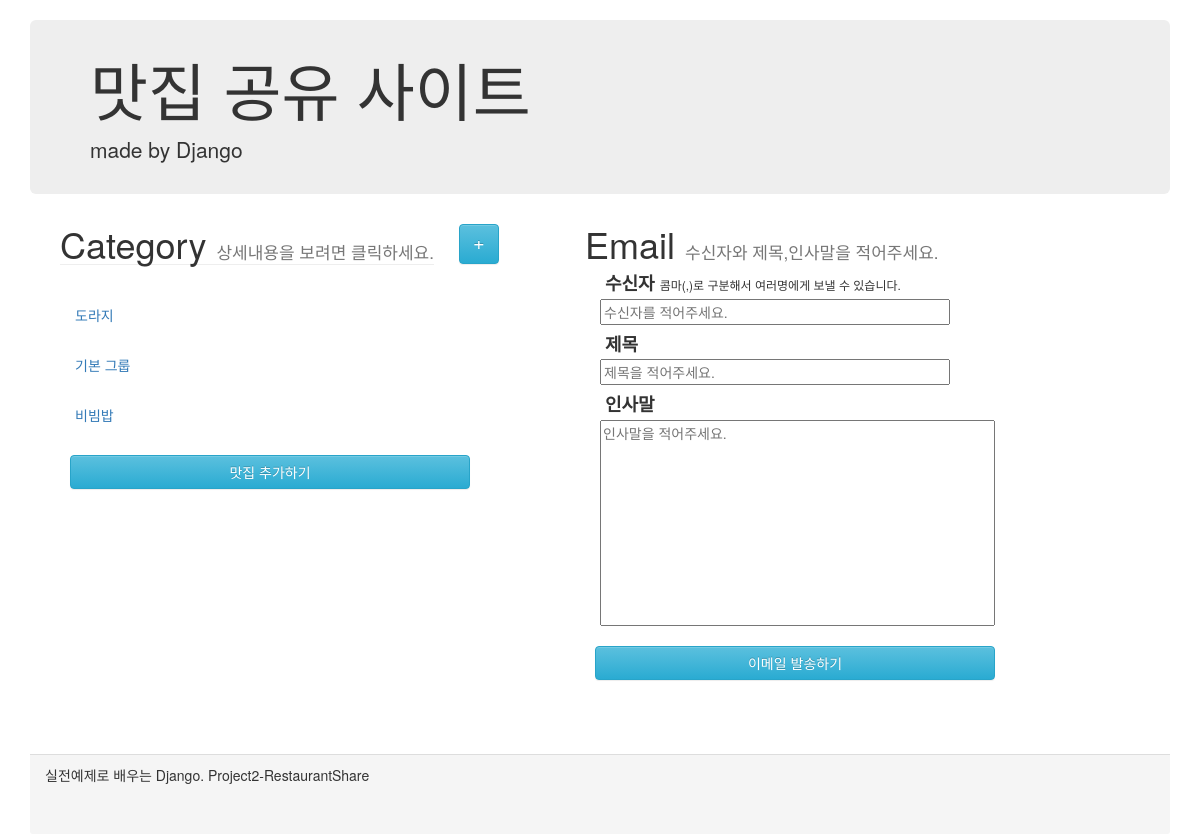
The app's page /, older data.
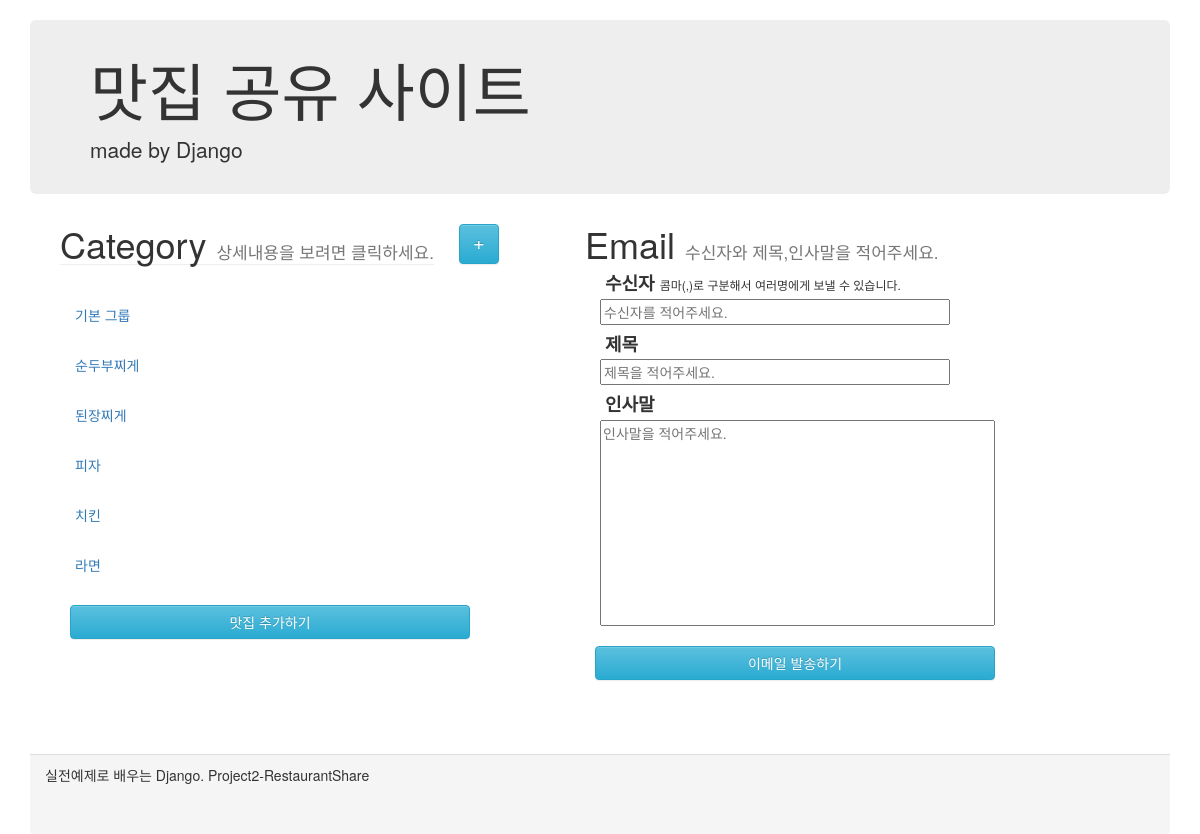
The same page, newer data.
### shareRes/models.py (models this page shows)
class Category(models.Model):
    category_name = models.CharField(max_length = 100)

### shareRes/views.py (the view)
# urls.py: path('', views.index, name='index'),
def index(request):
    categories = Category.objects.all()
    content = {'categories':categories}
    new_restaurant = Restaurant.objects.all()
    for res in new_restaurant:
        print(res.__dict__)
    for category in categories:
        print(category.__dict__)
    restaurants = {'categories':categories,'restaurants':new_restaurant}
    print(categories.__dict__)
    return render(request, 'shareRes/index.html',restaurants)

### shareRes/templates/shareRes/index.html (shortened to what this page needs)
<html lang="en">
<head>
    <link rel="stylesheet" href="https://maxcdn.bootstrapcdn.com/bootstrap/3.3.2/css/bootstrap.min.css">
    <link rel="stylesheet" href="https://maxcdn.bootstrapcdn.com/bootstrap/3.3.2/css/bootstrap-theme.min.css">
</head>
<body>
    <div class="container">
        <div class="header">
            <div class="jumbotron">
                <h1>맛집 공유 사이트</h1>
                <p>made by Django</p>
            </div>
        </div>
        <div class="content">
            <div class="row">
                <form action="" method="POST" onsubmit="return emailCheckForm();"> {% csrf_token %}
                    <div class="restaurantInfoDiv ">
                        <div class="row">
                            <div class="infoHeaderDiv">
                                <h1>Category <small class="subTitle">상세내용을 보려면 클릭하세요.</small></h1>
                            </div>
                            <div class="categoryAddDiv">
                                    <a href="categoryCreate/" class="categoryAddBtn btn btn-info" role="button">+</a>
                            </div>
                        </div>
                        <ul class="restaurantListDiv nav nav-pills nav-stacked">
                            {% for category in categories %}
                            <li class="category deactive">{{ category.category_name }}</li>
                            {% endfor %}
                        </ul>
                        <a href="restaurantCreate/" class="sendBtn btn btn-info" role="button">맛집 추가하기</a>
                    </div>
                    <div class="emailDiv">
                        <div class="emailHeaderDiv">
                            <h1>Email <small class="subTitle">수신자와 제목,인사말을 적어주세요.</small></h1>
                        </div>
                        <div class="emailContentGroup">
                            <div class="emailContentHeader">
                                <h4>수신자 <span class="inputReceiverSub">콤마(,)로 구분해서 여러명에게 보낼 수 있습니다.</span></h4>
                                <input class="inputReceiver" name="inputReceiver" id="inputReceiver" type="text" placeholder="수신자를 적어주세요."/><br/>
                            </div>
                            <div class="emailContentHeader">
                                <h4>제목</h4>
                                <input class="inputTitle" name="inputTitle" id="inputTitle" type="text" placeholder="제목을 적어주세요."/><br/>
                            </div>
                            <div class="emailContent">
                                <h4>인사말</h4>
                                <textarea class="inputContent" name="inputContent" id="inputContent" cols="50" rows="10" placeholder="인사말을 적어주세요."></textarea>
                            </div>
                        </div>
                        <div>
                            <input type="submit" class="sendBtn btn btn-info" role="button" value="이메일 발송하기"/>
                        </div>
                    </div>
                </form>
            </div>
        </div>
        <div class="panel-footer">
            실전예제로 배우는 Django. Project2-RestaurantShare
        </div>
    </div>
</body>
</html>

Row changes from the older to the newer data that the page shows:
removed Category: category_name "도라지"
removed Category: category_name "비빔밥"
added Category: category_name "순두부찌게"
added Category: category_name "된장찌게"
added Category: category_name "피자"
added Category: category_name "치킨"
added Category: category_name "라면"
